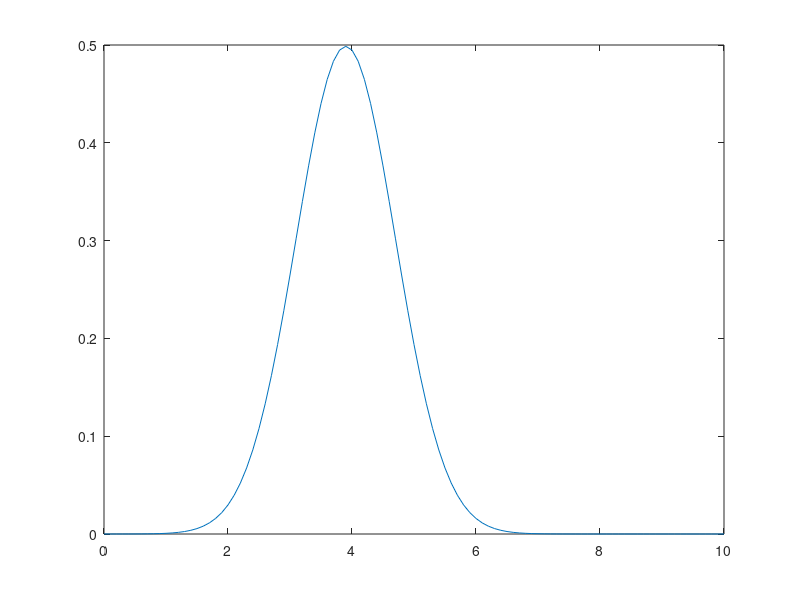
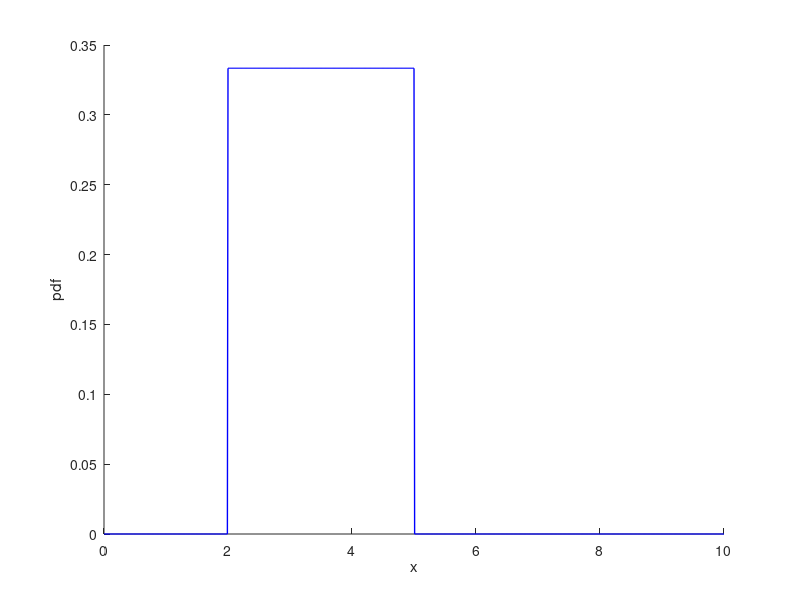

MATLAB code for these plots, in order:
%% Exercise 2
clear;clc; close all;

x = 0:0.1:10;
mu = 3.9; sig = 0.8;
y = normpdf(x,mu,sig); %  1/sqrt(2*pi*sig^2))*exp(-0.5/sig^2*(x - mu).^2)
figure;
plot(x,y);

%% Alínea b)
sig1 = sqrt(sig); %because of the "normpdf" convention

% First moment
myfun_m1 = @(x,mu,sig) x .* exp(-((x-mu).^2)/(2*sig.^2)) / (sig*sqrt(2*pi));
M1 = integral(@(x) myfun_m1(x, mu, sig1), 0, 10) % For a normal distribution M1 = mu

% Second moment
myfun_m2 = @(x,mu,sig) (x.^2).* exp(-((x-mu).^2)/(2*sig.^2)) / (sig*sqrt(2*pi));
M2 = integral(@(x) myfun_m2(x, mu, sig1), -inf, inf) % For a normal distribution M2 = M1^2 + var(sig)

% 2nd Central moment or Variance = sig
CM2 = M2 - M1^2 % CM2 = sig = 0.8

%% Alínea c)
dx = 0.01;
x = 0:dx:10;
n = length(x); y = zeros(1,n);
% % Let's define an interval
a = 2; b = 5;
x_interval = [2,5];
PDF = 1/(5 - 2);
ix1 = find(x == a); ix2 = find(x == b);
y(ix1:ix2) = PDF;
figure; cla; hold on
ylabel('pdf'); xlabel('x');
plot(x,y,'-b','LineWidth',1,'MarkerSize',2)

% First Moment
M1c = (b+a)/2

% Second Moment
M2c = (b^3 - a^3)/(3*(b-a))

% 2nd Central moment or Variance
CM2c = (b-a)^2 /12
